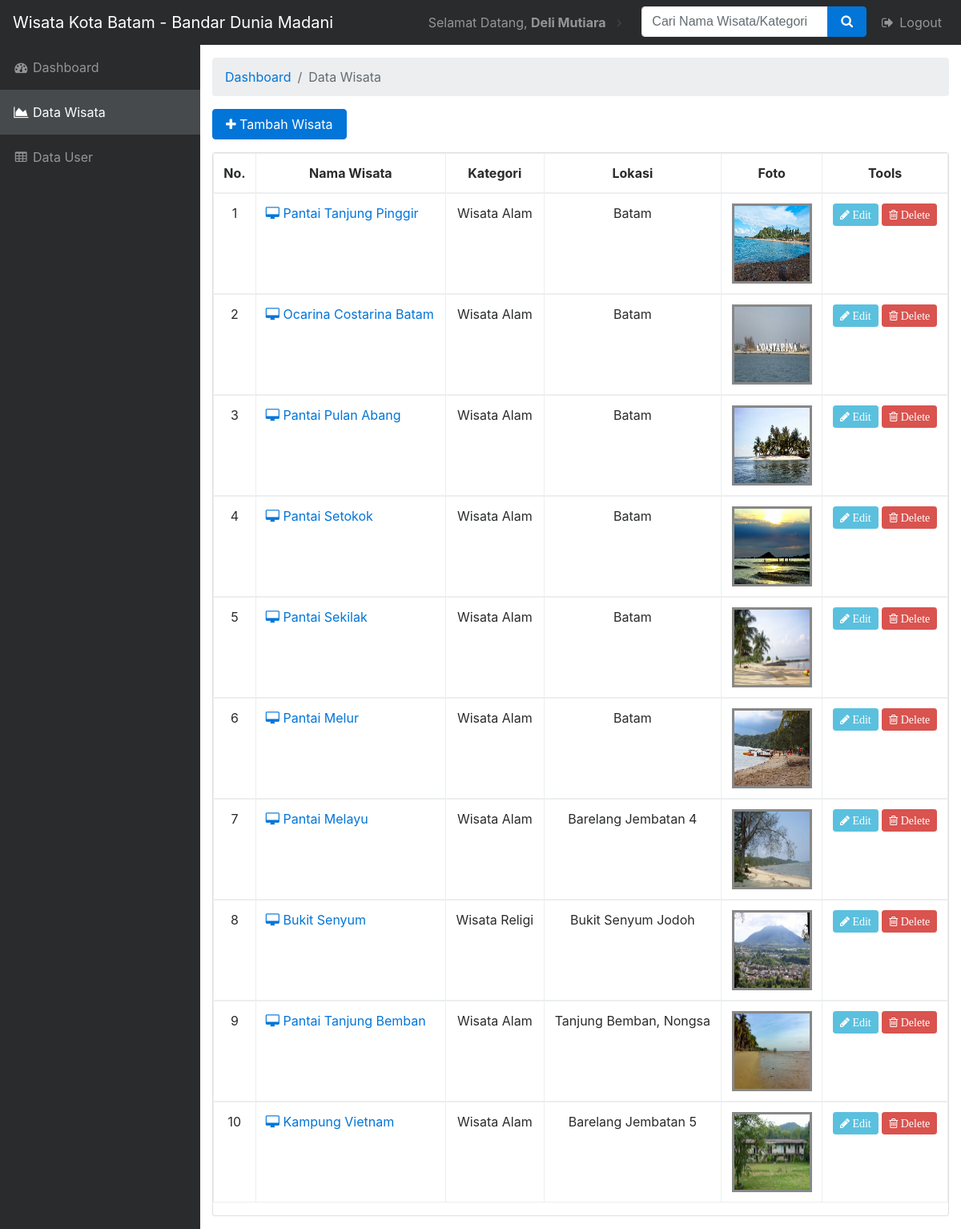
Page /admin/dashboard/wisata.php (signed in) on the committed database.
### tables this page shows
CREATE TABLE `wisata` (
  `id_wisata` int(10) NOT NULL,
  `nama_wisata` varchar(50) NOT NULL,
  `kategori` varchar(30) NOT NULL,
  `lokasi` varchar(100) NOT NULL,
  `deskripsi` text NOT NULL,
  `tgl_upload` date NOT NULL,
  `gambar` varchar(100) NOT NULL
);

### admin/dashboard/wisata.php (the view, shortened to what this page needs)
<?php
if (empty($_SESSION['username'])){
	header('location:../index.php');
} else {
?>
<!DOCTYPE html>
<html lang="en">
<head>
    <link href="vendor/bootstrap/css/bootstrap.min.css" rel="stylesheet">
    <link href="vendor/font-awesome/css/font-awesome.min.css" rel="stylesheet" type="text/css">
    <link href="vendor/datatables/dataTables.bootstrap4.css" rel="stylesheet">
    <link href="css/sb-admin.css" rel="stylesheet">
</head>
				<?php } ?>
<body>
    <nav id="mainNav" class="navbar static-top navbar-toggleable-md navbar-inverse bg-inverse">
        <a class="navbar-brand" href="#">Wisata Kota Batam - Bandar Dunia Madani</a>
        <div class="collapse navbar-collapse" id="navbarExample">
            <ul class="sidebar-nav navbar-nav">
                <li class="nav-item">
                    <a class="nav-link" href="index.php"><i class="fa fa-fw fa-dashboard"></i> Dashboard</a>
                </li>
				 <li class="nav-item active">
                    <a class="nav-link" href="wisata.php"><i class="fa fa-fw fa-area-chart"></i> Data Wisata</a>
                </li>
                <li class="nav-item">
                    <a class="nav-link" href="user.php"><i class="fa fa-fw fa-table"></i> Data User</a>
                </li>
            </ul>
            <ul class="navbar-nav ml-auto">
                <li class="nav-item dropdown">
                    <a class="nav-link dropdown-toggle mr-lg-2" href="#" id="messagesDropdown" data-toggle="dropdown" aria-haspopup="true" aria-expanded="false">
                        Selamat Datang, <b><?php echo $_SESSION['fullname']; ?></b></a>
                </li>
                <li class="nav-item">
                    <form class="form-inline my-2 my-lg-0 mr-lg-2" action='wisata.php' method="POST">
                        <div class="input-group">
                            <input type="text" class="form-control" name='qcari' placeholder="Cari Nama Wisata/Kategori">
                            <span class="input-group-btn">
                        <button class="btn btn-primary" type="submit"><i class="fa fa-search"></i></button>
                    </span>
                        </div>
                    </form>
                </li>
                <li class="nav-item">
                    <a class="nav-link" href="../logout.php"><i class="fa fa-fw fa-sign-out"></i> Logout</a>
                </li>
            </ul>
        </div>
    </nav>
    <div class="content-wrapper py-3">
        <div class="container-fluid">
            <ol class="breadcrumb">
                <li class="breadcrumb-item"><a href="#">Dashboard</a></li>
                <li class="breadcrumb-item active">Data Wisata</li>
				</ol>
            <p><a class="btn btn-primary icon-btn" href="tambah-wisata.php"><i class="fa fa-plus"></i> Tambah Wisata	</a></p>
					<?php
                    $query1="SELECT * from wisata ORDER BY id_wisata DESC limit 10";
                    $tampil=mysqli_query($koneksi, $query1) or die(mysqli_error());
                    ?>
					<div class="row">
          <div class="col-md-12">
            <div class="card">
              <div class="card-body">
                <table class="table table-hover table-bordered" id="sampleTable">
                  <thead>
                    <tr>
                      <th><center>No.</center></th>
                      <th><center>Nama Wisata</center></th>
					  <th><center>Kategori</center></th>
					  <th><center>Lokasi</center></th>
					  <th><center>Foto</center></th>
                      <th><center>Tools</center></th>
                    </tr>
                  </thead>
				  <?php
                     $no=0;
                     while($data=mysqli_fetch_array($tampil))
                    { $no++; ?>
                  <tbody>
                    <tr>
					<td><center><?php echo $no; ?></center></td>
					<td><a href="detail-wisata.php?hal=edit&kd=<?php echo $data['id_wisata'];?>"><span class="fa fa-desktop"></span> <?php echo $data['nama_wisata'];?></td>
					<td><center><?php echo $data['kategori']; ?></center></td>
					<td><center><?php echo $data['lokasi']; ?></center></td>
					<td><center><img src="<?php echo $data['gambar'];?>" width="100" height="100" class="img-rounded" style="border: 3px solid #888;"/></center></td>
					<td><center><div id="thanks"><a class="btn btn-sm btn-info" data-placement="bottom" data-toggle="tooltip" title="Edit Wisata" href="edit-wisata.php?hal=edit&kd=<?php echo $data['id_wisata'];?>"><span class="fa fa-pencil"> Edit</span></a>
                        <a onclick="return confirm ('Yakin hapus <?php echo $data['nama_wisata'];?>.?');" class="btn btn-sm btn-danger tooltips" data-placement="bottom" data-toggle="tooltip" title="Hapus Wisata" href="hapus-wisata.php?hal=hapus&kd=<?php echo $data['id_wisata'];?>"><span class="fa fa-trash-o"> Delete</span></a></center></td></tr></div>
				<?php
				}
				?>
                  </tbody>
</body>
</html>

### admin/dashboard/css/sb-admin.css (style rules this page uses)
body { background: #292b2c; }
.content-wrapper { background: white; }
@media (min-width: 992px) { .content-wrapper { margin-left: 250px; } }
.navbar-inverse input.form-control { border-color: #eceeef; }
#mainNav .navbar-collapse { max-height: 75vh; overflow: auto; }
#mainNav .navbar-collapse .navbar-nav > .nav-item.dropdown > .nav-link { min-width: 45px; position: relative; }
#mainNav .navbar-collapse .navbar-nav > .nav-item.dropdown > .nav-link:after { font-family: 'FontAwesome'; content: "\f105"; float: right; color: #464a4c; border: none; width: auto; }
@media (min-width: 992px) { #mainNav .navbar-brand { width: 250px; } }
@media (min-width: 992px) { #mainNav .navbar-collapse { max-height: none; overflow: visible; } }
@media (min-width: 992px) { #mainNav .navbar-collapse .navbar-nav.sidebar-nav { position: absolute; left: 0; top: 0; margin-top: 56px; padding-bottom: 56px; height: 100vh; background: #292b2c; -webkit-flex-direction: column; -ms-flex-direction: column; flex-direction: column; overflow: auto; } }
@media (min-width: 992px) { #mainNav .navbar-collapse .navbar-nav.sidebar-nav > .nav-item { padding: 0; width: 250px; } }
@media (min-width: 992px) { #mainNav .navbar-collapse .navbar-nav.sidebar-nav > .nav-item > .nav-link { padding: 1em; } }
@media (min-width: 992px) { #mainNav .navbar-collapse .navbar-nav.sidebar-nav li.active a { color: white; background-color: #464a4c; } }
@media (min-width: 992px) { #mainNav .navbar-collapse .navbar-nav > .nav-item.dropdown > .nav-link { min-width: 0; } }
@media (min-width: 992px) { #mainNav .navbar-collapse .navbar-nav > .nav-item.dropdown > .nav-link:after { width: 24px; text-align: center; } }

### rows in the picture
wisata: nama_wisata "Pantai Tanjung Pinggir", kategori "Wisata Alam", lokasi "Batam", gambar (picture)
wisata: nama_wisata "Ocarina Costarina Batam", kategori "Wisata Alam", lokasi "Batam", gambar (picture)
wisata: nama_wisata "Pantai Pulan Abang", kategori "Wisata Alam", lokasi "Batam", gambar (picture)
wisata: nama_wisata "Pantai Setokok", kategori "Wisata Alam", lokasi "Batam", gambar (picture)
wisata: nama_wisata "Pantai Sekilak", kategori "Wisata Alam", lokasi "Batam", gambar (picture)
wisata: nama_wisata "Pantai Melur", kategori "Wisata Alam", lokasi "Batam", gambar (picture)
wisata: nama_wisata "Pantai Melayu", kategori "Wisata Alam", lokasi "Barelang Jembatan 4", gambar (picture)
wisata: nama_wisata "Bukit Senyum", kategori "Wisata Religi", lokasi "Bukit Senyum Jodoh", gambar (picture)
wisata: nama_wisata "Pantai Tanjung Bemban", kategori "Wisata Alam", lokasi "Tanjung Bemban, Nongsa", gambar (picture)
wisata: nama_wisata "Kampung Vietnam", kategori "Wisata Alam", lokasi "Barelang Jembatan 5", gambar (picture)

### other values in the picture
$_SESSION['fullname'] "Deli Mutiara"
